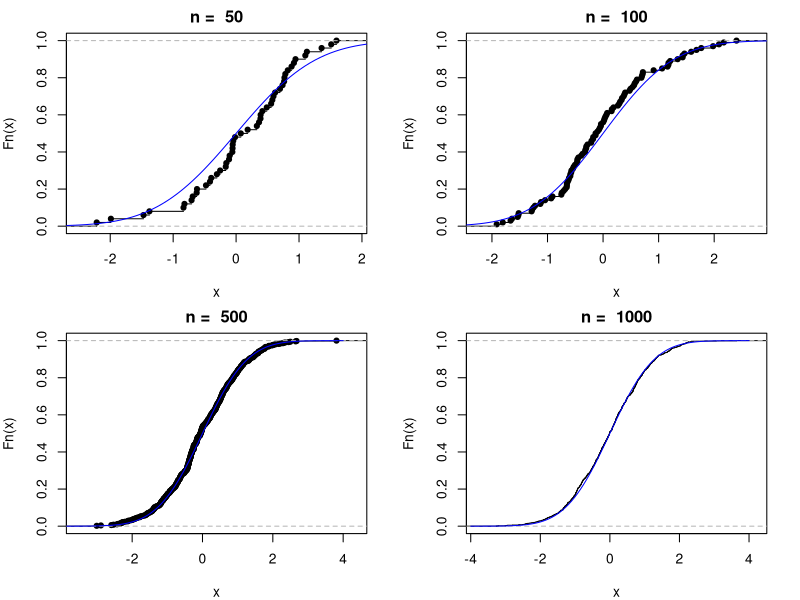

Here is the R script that generated this plot:
# Calulation of the empirical cumulative distribution function (ECDF) using the sample data
# Example with normal distribution

set.seed(1)
par(mfrow = c(2, 2), mar = c(4, 4, 2, 2))
n <- c(50, 100, 500, 1000)
xseq <- seq(-4, 4, length.out = 100)
for (j in 1:4) {
  x <- rnorm(n[j])
  plot(ecdf(x), main = paste("n = ", n[j]))
  lines(xseq, pnorm(xseq), col = "blue")
}
